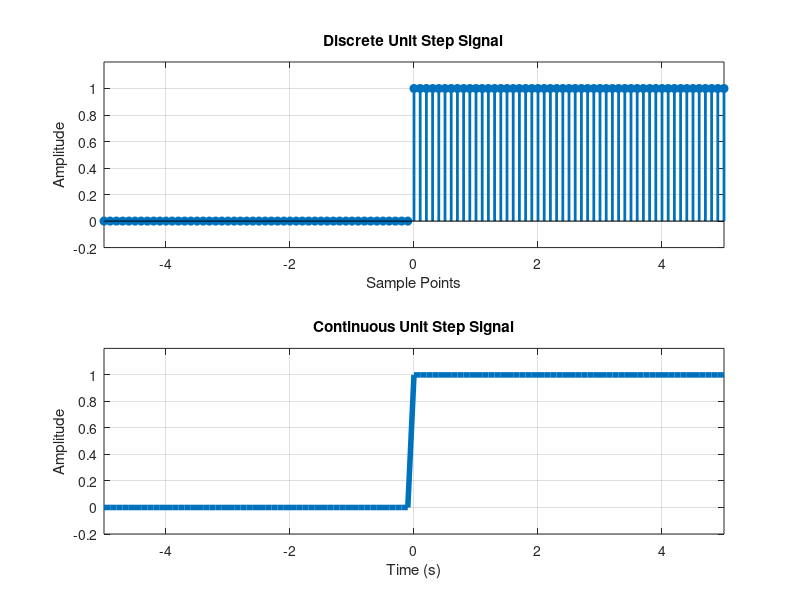

The MATLAB script that drew this image:
% GENERATION OF UNIT STEP SIGNAL

clc;

clf;



n1 = input("Enter the starting point of the signal: n_start = ");

n2 = input("Enter the ending point of the signal: n_end = ");



% Discrete-time unit step signal

sample_points = -n1:0.1:n2;

amplitude = double(sample_points >= 0);



% Subplot for discrete unit step signal

subplot(2, 1, 1);  

stem(sample_points, amplitude, 'filled', 'LineWidth', 2);

xlabel("Sample Points");

ylabel("Amplitude");

title("Discrete Unit Step Signal");

grid on;

axis([-n1 n2 -0.2 1.2]);



% Subplot for continuous unit step signal

subplot(2, 1, 2);  

plot(sample_points, amplitude, 'LineWidth', 4);

xlabel("Time (s)");

ylabel("Amplitude");

title("Continuous Unit Step Signal");

grid on;

axis([-n1 n2 -0.2 1.2]);
